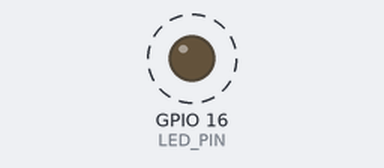
A sketch run on a simulated ESP32. Shown: output pins drawn as LEDs (lit = HIGH). Dashed ring = blinking. What the sketch prints to the serial monitor is not drawn.

Above: at 0.2 s.
Timing chart, 0 to 3.0 s (numbered marks = the images above):
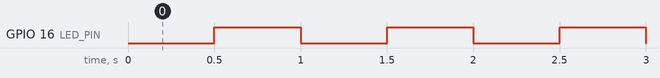

Measured:
- by itself, GPIO 16 (LED_PIN): alternates HIGH for 0.50 s and LOW for 0.50 s

The sketch:

lab02_blink_millis.ino
```cpp
/*
 * Lab 02.4 : Blink แบบ non-blocking
 * คำอธิบาย : กระพริบ LED ด้วย millis() โดยไม่หยุด loop()
 * วงจร     : ESP32-S3 GPIO5 / WROOM-32 GPIO16 -> R 220Ω -> LED anode; cathode -> GND
 * ไลบรารี  : ไม่ใช้ไลบรารีภายนอก
 * Board    : ESP32S3 Dev Module / ESP32 Dev Module (WROOM-32), core 3.x
 */
#include <Arduino.h>

// LED ภายนอก active HIGH; เลือกขาตามชิปโดยใช้สายเดิมตลอดแล็บ
#if defined(CONFIG_IDF_TARGET_ESP32S3)
constexpr uint8_t LED_PIN = 5;
#elif defined(CONFIG_IDF_TARGET_ESP32)
constexpr uint8_t LED_PIN = 16;
#else
#error "Lab02 supports ESP32-S3 and ESP32; define a verified pin mapping first."
#endif
constexpr uint32_t BLINK_INTERVAL_MS = 500;
uint32_t previousBlinkMs = 0;
bool ledState = false;

void setup() {
  Serial.begin(115200);
  pinMode(LED_PIN, OUTPUT);
  digitalWrite(LED_PIN, LOW);
  Serial.println("[BLINK] non-blocking พร้อมทำงาน");
}

void loop() {
  const uint32_t now = millis();
  // ตรวจเวลาที่ผ่านไป; เมื่อยังไม่ถึงกำหนด loop จะทำงานส่วนอื่นต่อได้
  if (now - previousBlinkMs >= BLINK_INTERVAL_MS) {
    previousBlinkMs = now;
    ledState = !ledState;
    digitalWrite(LED_PIN, ledState);
    Serial.printf("[BLINK] LED=%s uptime=%lu ms\n",
                  ledState ? "ON" : "OFF",
                  static_cast<unsigned long>(now));
  }

  // loop ยังหมุนต่อได้ จึงเพิ่มงานอื่นในส่วนนี้ได้ภายหลัง
}
```
